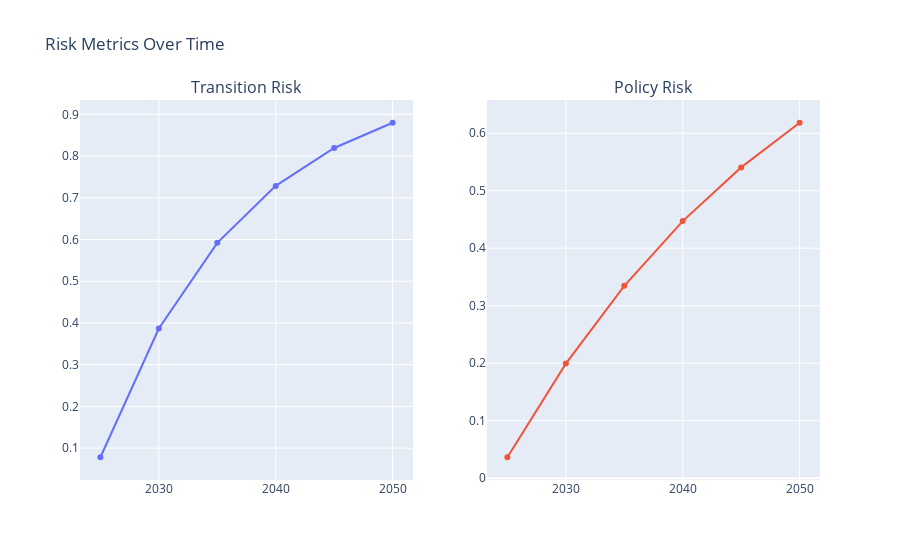

The code cell stored with this chart in its notebook:
### Markdown cell above
## 4. Transition Risk Analysis

### Code cell
# Risk scores over time
risk_timeline = df_risk.groupby('year')[['transition_risk_score', 'policy_risk_score']].mean().reset_index()

fig = make_subplots(rows=1, cols=2, subplot_titles=('Transition Risk', 'Policy Risk'))

fig.add_trace(
    go.Scatter(x=risk_timeline['year'], y=risk_timeline['transition_risk_score'], mode='lines+markers', name='Transition Risk'),
    row=1, col=1
)

fig.add_trace(
    go.Scatter(x=risk_timeline['year'], y=risk_timeline['policy_risk_score'], mode='lines+markers', name='Policy Risk'),
    row=1, col=2
)

fig.update_layout(title='Risk Metrics Over Time', showlegend=False)
fig.show()

### Figure 1 — Plotly figure (JSON) as saved in the notebook; plotly's stock layout.template omitted (floating-point values rounded to 4 significant figures)
{"data": [{"mode": "lines+markers", "name": "Transition Risk", "type": "scatter", "x": [2025, 2030, 2035, 2040, 2045, 2050], "xaxis": "x", "y": [0.07826, 0.3867, 0.592, 0.7285, 0.8194, 0.8798], "yaxis": "y"}, {"mode": "lines+markers", "name": "Policy Risk", "type": "scatter", "x": [2025, 2030, 2035, 2040, 2045, 2050], "xaxis": "x2", "y": [0.03636, 0.1993, 0.3347, 0.4471, 0.5406, 0.6183], "yaxis": "y2"}], "layout": {"annotations": [{"font": {"size": 16}, "showarrow": false, "text": "Transition Risk", "x": 0.225, "xanchor": "center", "xref": "paper", "y": 1, "yanchor": "bottom", "yref": "paper"}, {"font": {"size": 16}, "showarrow": false, "text": "Policy Risk", "x": 0.775, "xanchor": "center", "xref": "paper", "y": 1, "yanchor": "bottom", "yref": "paper"}], "showlegend": false, "title": {"text": "Risk Metrics Over Time"}, "xaxis": {"anchor": "y", "domain": [0, 0.45]}, "xaxis2": {"anchor": "y2", "domain": [0.55, 1]}, "yaxis": {"anchor": "x", "domain": [0, 1]}, "yaxis2": {"anchor": "x2", "domain": [0, 1]}}}
